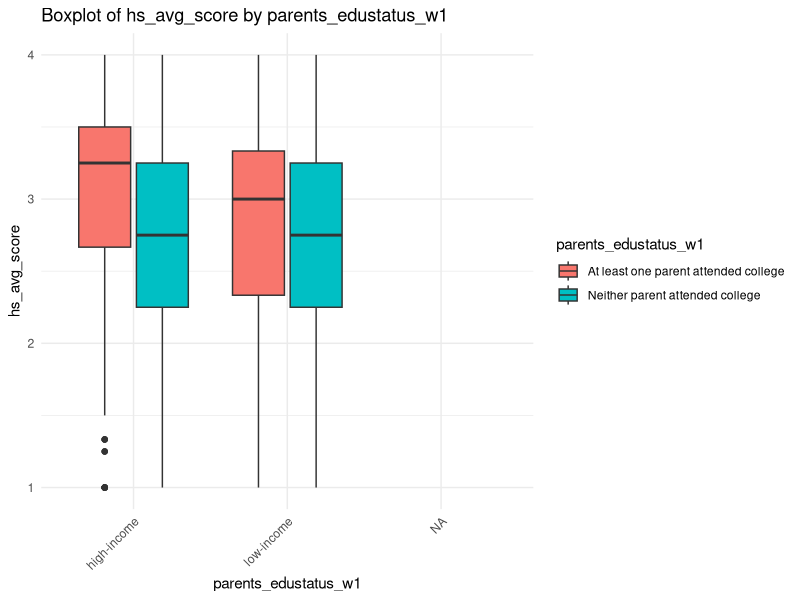

The R source for this figure: (Note: this script raises an error after producing the figure.)
# load the required libraries
library(ggplot2)

# load the csv data file
df <- read.csv("data/preprocessed/inference_base.csv")

# get low-income families
df_low_inc <- df[df$povstatus == "low-income",]

# boxplot of hs_avg_score by parents_edustatus_w1 (Good Plot!!)
ggplot(df, aes(x=povstatus, y=hs_avg_score, fill=parents_edustatus_w1)) +
  geom_boxplot() +
  ggtitle("Boxplot of hs_avg_score by parents_edustatus_w1") +
  xlab("parents_edustatus_w1") +
  ylab("hs_avg_score") +
  theme_minimal() +
  theme(axis.text.x = element_text(angle = 45, hjust = 1))

# boxplot of high school gpa by child_edu_level
ggplot(df_low_inc, aes(x=child_edu_level, y=hs_avg_score)) +
  geom_boxplot() +
  ggtitle("Boxplot of hs_avg_score by child_edu_level") +
  xlab("child_edu_level") +
  ylab("hs_avg_score") +
  theme_minimal() +
  theme(axis.text.x = element_text(angle = 60, hjust = 1))
